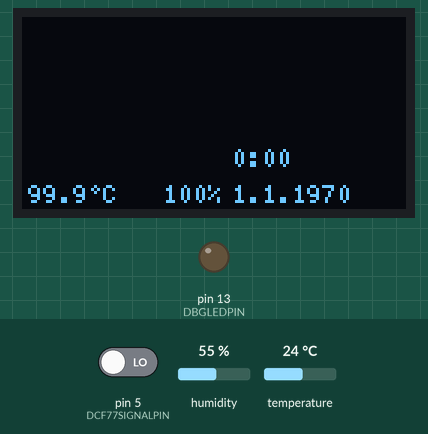
Recording of a sketch running on a simulated Arduino Uno, built with avr-gcc and run on an emulated ATmega328P. Parts: 128×64 one-colour display, output pins drawn as LEDs (lit = HIGH). The inputs (shaded band) are chosen by the test bench; at power-on: pin 5 (DCF77SIGNALPIN) LOW, humidity 55 %, temperature 24 °C. Pins used as bus, display or sensor lines are not drawn.

Above: at 3.2 s.
3.3 s: pin 5 (DCF77SIGNALPIN) driven HIGH
At 11.2 s:
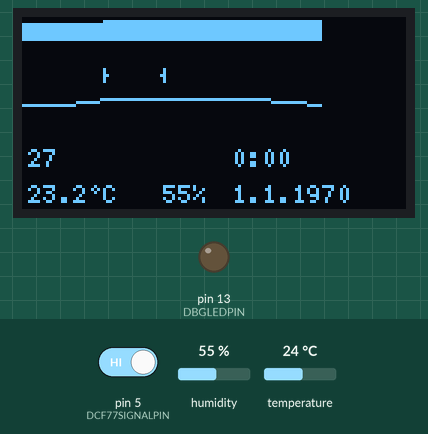
11.8 s: humidity set to 22 %
At 19.1 s:
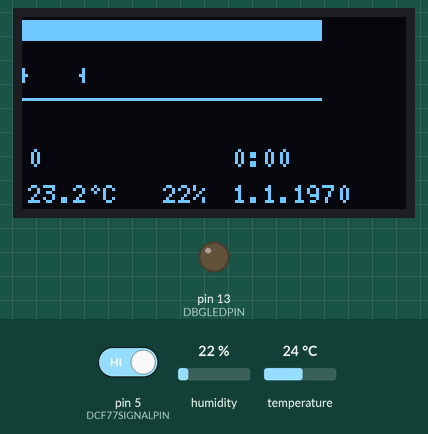
19.7 s: temperature set to 12 °C
At 27.3 s:
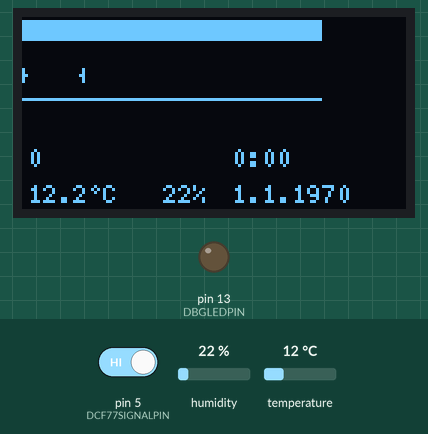
27.6 s: pin 5 (DCF77SIGNALPIN) driven LOW
At 34.7 s:
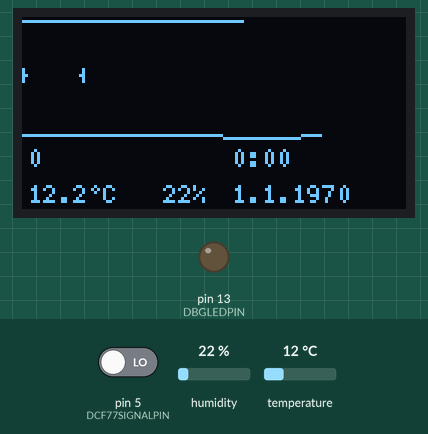
Timing chart, 0 to 36.2 s (numbered marks = the images above; inputs shaded):
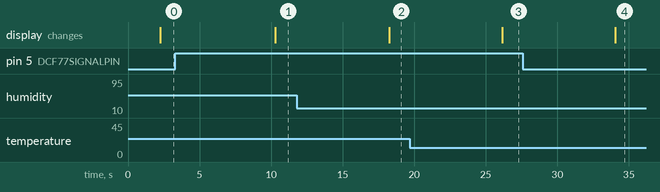

Measured:
- after the input at 3.3 s, the display: changes after 7.0 s (image 1)
- after the input at 11.8 s, the display: changes after 6.5 s (image 2)
- after the input at 19.7 s, the display: changes after 6.5 s (image 3)
- after the input at 27.6 s, the display: changes after 6.5 s (image 4)

The sketch:

FrankenClock.ino
```cpp
// (licence header left out)
#include <Arduino.h>
#include <U8g2lib.h>
#include <Time.h>

#include <Adafruit_Sensor.h>
#include <DHT.h>
#include <DHT_U.h>

#include "Sampler.h"

#ifdef U8X8_HAVE_HW_SPI
#include <SPI.h>
#endif
#ifdef U8X8_HAVE_HW_I2C
#include <Wire.h>
#endif


// ----------------------------------------------------------------------------
// Hardware setup
// ----------------------------------------------------------------------------
#define DHTPIN            2         // Pin which is connected to the DHT sensor.
#define DHTPOWERPIN       3         // Pin which supplies the DHT sensor with power.
#define DCF77POWERPIN     4         // Pin to control power of the DCF77 module (low == on)
#define DCF77SIGNALPIN    5         // Pin which connects to the DCF77 time signal
#define DBGLEDPIN         13
#define DISP_DATA         A4        // HW I2C data line to display
#define DISP_CLOCK        A5        // HW I2C clock line to display

#define SERIAL_BAUDRATE   115200

#define OCR1A_RELOAD_DEFAULT    20000

uint16_t OCR1A_ReloadValue = OCR1A_RELOAD_DEFAULT;

DCF77Decoder Decoder;
Sampler Bits(DCF77SIGNALPIN, Decoder);

// ----------------------------------------------------------------------------
// Display
// ----------------------------------------------------------------------------
U8G2_SSD1306_128X64_NONAME_1_HW_I2C u8g2(U8G2_R0, DISP_CLOCK, DISP_DATA, U8X8_PIN_NONE);
#define DISPLAY_RES_X   128
#define DISPLAY_RES_Y   64

// ----------------------------------------------------------------------------
// DHT22 sensor
// ----------------------------------------------------------------------------
#define DHTTYPE           DHT22     // DHT 22 (AM2302)
DHT_Unified dht(DHTPIN, DHTTYPE);

#define DEGREE '\xb0'               // degree symbol
float fCurrentTemp = 99.9f;
float fCurrentHumidity = 99.9f;

// calibration
#define REFERENCE_1     7.6f
#define VALUE_1         7.0f
#define REFERENCE_2     29.1f
#define VALUE_2         30.4f
float calibrationFactor = 1.0f;
float calibrationOffset = 0.0f;


// ----------------------------------------------------------------------------
// Setup
// ----------------------------------------------------------------------------
void setup()
{
  // initialize display
  u8g2.begin();

  // power up and initialize DHT22 sensor
  pinMode(DHTPOWERPIN, OUTPUT);
  digitalWrite(DHTPOWERPIN, HIGH);
  delay(1000);
  calibrate(REFERENCE_1, VALUE_1, REFERENCE_2, VALUE_2);
  dht.begin();


  // initialize serial command interface
  Serial.begin(SERIAL_BAUDRATE);
  pinMode(DCF77POWERPIN, OUTPUT);
  pinMode(DCF77SIGNALPIN, INPUT);
  pinMode(DBGLEDPIN, OUTPUT);    // debugging LED

  digitalWrite(DCF77POWERPIN, HIGH);
  digitalWrite(DBGLEDPIN, LOW);
  delay(1000);
  digitalWrite(DCF77POWERPIN, LOW);

  noInterrupts();
  TCCR1A = 0;
  TCCR1B = (1 << WGM12); // enable CTC mode
  TCNT1 = 0;
  OCR1A = OCR1A_ReloadValue;
  TCCR1B |= (1 << CS11); // prescaler *8
  TIMSK1 |= (1 << OCIE1A);  // enable compare interrupt
  interrupts();
}

// -------------------------------------------------------------------
// Cyclic sampling ISR
// -------------------------------------------------------------------
ISR(TIMER1_COMPA_vect)
{
  Bits.sample();
}

void drawConvolution(uint16_t y)
{
  uint16_t base = y + 20;
  const uint8_t *pConvolution = Bits.getConvolution();
  for (uint16_t x = 0; x < BITS_PER_SEC; x++)
  {
    u8g2.drawPixel(x, base - (*(pConvolution + x) >> 4));
  }
}

#if 0
void writeBuffer(void)
{
  uint8_t *ptr = recvd_bits;
  Serial.println();
  for (uint8_t line = 0; line < NUM_LINES; line++)
  {
    for (uint8_t byteidx = 0; byteidx < BYTE_PER_LINE; byteidx++)
    {
      Serial.print("0x");
      Serial.print(*ptr++, HEX);
      Serial.write(',');
    }
    Serial.write('\n');
  }
}
#endif

// -------------------------------------------------------------------
// Main loop
// -------------------------------------------------------------------
void loop()
{
  const uint8_t *samplebuffer = Bits.getBuffer();
  bool updateDisplay = false;
  static int previousMinute = -1;

  if (samplebuffer != NULL)
  {
    Bits.processBuffer();
    OCR1A_ReloadValue = OCR1A_RELOAD_DEFAULT + Bits.getCorrectionTicks();
    noInterrupts();
    OCR1A = OCR1A_ReloadValue;
    interrupts();

    // update display because a new sampling buffer was available
    updateDisplay = true;
  }

  time_t t = now();
  if (minute(t) != previousMinute)
  {
    // update display because a new minute has begun
    previousMinute = minute(t);
    updateDisplay = true;
  }

  if (updateDisplay)
  {
    if (year(t) > 2000)
    {
      // clock seems to be in sync
      u8g2.firstPage();
      do
      {
        char buf[10];
        String s = String(fCurrentTemp, 1);
        s += ' ';
        s += DEGREE;
        s += 'C';
        s.toCharArray(buf, sizeof(buf));

        u8g2.setFont(u8g2_font_fub14_tf);
        u8g2.drawStr(0,15,buf);

        s = String(fCurrentHumidity, 0);
        s += '%';
        s += " rH";
        s.toCharArray(buf, sizeof(buf));
        u8g2.drawStr(0,35,buf);

        u8g2.setCursor(0, 55);
        u8g2.print(hour(t));
        u8g2.print(":");
        if (minute(t) < 10)
        {
          u8g2.print("0");
        }
        u8g2.print(minute(t));

      } while ( u8g2.nextPage() );
    }
    else
    {
      u8g2.firstPage();
      u8g2.setFont(u8g2_font_5x7_tf);
      do
      {
        if (samplebuffer != NULL)
        {
          uint8_t m = Bits.getCurrentMax();
          uint8_t m_ = m+20;
          if (m_ >= 100)
            m_ -= 100;
          u8g2.drawXBM(0, 0, 100, 8, samplebuffer);
          drawConvolution(20);
          u8g2.setCursor(2,50);
          u8g2.print(m);
          u8g2.drawVLine(m, 17, 5);
          u8g2.drawVLine(m_, 17, 5);
          u8g2.drawPixel(m+1, 19);
          u8g2.drawPixel(m_-1, 19);
        }

        u8g2.setCursor(70, 50);
        u8g2.print(hour(t));
        u8g2.print(":");
        if (minute(t) < 10)
        {
          u8g2.print("0");
        }
        u8g2.print(minute(t));

        u8g2.setCursor(70, 62);
        u8g2.print(day(t));
        u8g2.print(".");
        u8g2.print(month(t));
        u8g2.print(".");
        u8g2.print(year(t));

        u8g2.setCursor(2, 62);
        u8g2.print(String(fCurrentTemp, 1));
        u8g2.print(DEGREE);
        u8g2.print("C   ");
        u8g2.print(String(fCurrentHumidity, 0));
        u8g2.print("%");
      } while ( u8g2.nextPage() );
    }
    if (samplebuffer != NULL)
    {
      Bits.clearBuffer();
    }
  }
  updateSensors(millis());
}

// ----------------------------------------------------------------------------
// Calculate calibration values calibrationFactor and calibrationOffset from
// two measured values
// ref1/ref2: reference temperatures
// val1/val2: measured values at the given temperature
// ----------------------------------------------------------------------------
void calibrate(float ref1, float val1, float ref2, float val2)
{
  calibrationFactor = (ref2 - ref1) / (val2 - val1);
  calibrationOffset = (val2 * ref1 - val1 * ref2) / (val2 - val1);
}

// ----------------------------------------------------------------------------
// Fetch the current sensor values and update the global variables
// fCurrentTemp and fCurrentHumidity.
// ----------------------------------------------------------------------------
void updateSensors(unsigned long currentTime)
{
  enum {POWERING_UP, MEASURING, SLEEPING};
  static unsigned long lastStateChange = 0;
  static char state = MEASURING;
  sensors_event_t event;

  // sensor state machine:
  // - power up the sensor for 1000 ms to stabilize
  // - take a measurement
  // - power down the sensor for 9000 ms
  switch (state)
  {
    case MEASURING:
      dht.temperature().getEvent(&event);
      if (!isnan(event.temperature))
      {
        fCurrentTemp = event.temperature * calibrationFactor + calibrationOffset;
      }
      dht.humidity().getEvent(&event);
      if (!isnan(event.relative_humidity)) {
        fCurrentHumidity = event.relative_humidity;
      }
//      trackHistory(currentTime);
      // switch off the sensor
      digitalWrite(DHTPOWERPIN, LOW);
      state = SLEEPING;
      lastStateChange = currentTime;
      break;

    case SLEEPING:
      if ((currentTime - lastStateChange) >= 9000)
      {
        lastStateChange = currentTime;
        state = POWERING_UP;
      }
      break;

    case POWERING_UP:
    default:
      // enable sensor
      digitalWrite(DHTPOWERPIN, HIGH);
      if ((currentTime - lastStateChange) >= 1000)
      {
        lastStateChange = currentTime;
        state = MEASURING;
      }
      break;
  }
}
```

DCF77Decoder.cpp
```cpp
// (licence header left out)
#include "DCF77Decoder.h"
#include <Time.h>

// define DEBUG_PRINT to get some serial debugging output
//#define DEBUG_PRINT

#define DCF77_STATUS_MINUTES_OK     (1 << 0)
#define DCF77_STATUS_HOURS_OK       (1 << 1)
#define DCF77_STATUS_DATE_OK        (1 << 2)


DCF77Decoder::DCF77Decoder()
{
  reset();
}

void DCF77Decoder::reset()
{
  index = -1;
  bits[0] = 0;
  bits[1] = 0;
  valid[0] = 0;
  valid[1] = 0;

  #ifdef DEBUG_PRINT
  Serial.write('\n');
  #endif
}

void DCF77Decoder::nextBit(uint8_t value)
{
  #ifdef DEBUG_PRINT
  if (value < 10)
  {
    Serial.write(value + 0x30);
  }
  #endif

  if (index == -1)
  {
    // decoding sequence not started yet, only accept NONE (pause)
    if (value == DCF77_BIT_NONE)
    {
      // start of cycle
      index = 0;

      #ifdef DEBUG_PRINT
      Serial.write('S');
      #endif
    }
  }
  else if (index == 0)
  {
    // first bit must always be 0, otherwise reception was disturbed
    if (value == DCF77_BIT_0)
    {
      index++;
      valid[0] |= 1;
    }
    else
    {
      reset();
    }
  }
  else if (index == 20)
  {
    // bit 20 (start of time info) must always be 1
    if (value == DCF77_BIT_1)
    {
      bits[0] |= 1UL << 20;
      valid[0] |= 1UL << 20;
      index++;
    }
    else
    {
      reset();
    }
  }
  else
  {
    switch (value)
    {
      case DCF77_BIT_0:
      case DCF77_BIT_1:
      case DCF77_BIT_ERROR:
        if (index >= 32)
        {
          bits[1] |= (unsigned long)value << (index - 32);
          if (value != DCF77_BIT_ERROR)
          {
            valid[1] |= 1 << (index - 32);
          }
        }
        else if (index > 0)
        {
          bits[0] |= (unsigned long)value << index;
          if (value != DCF77_BIT_ERROR)
          {
            valid[0] |= 1 << index;
          }
        }
        index++;
        break;

      case DCF77_BIT_NONE:
      default:
        // start a new decoding cycle
        reset();
        break;
    }
  }

  if (index >= 59)
  {
    dataReady();
    reset();
  }

}

// ----------------------------------------------------------------------------
// Handle received data
// ----------------------------------------------------------------------------
void DCF77Decoder::dataReady()
{
  #ifdef DEBUG_PRINT
  Serial.write('!');
  #endif

  uint8_t datastatus = checkRcvdStream();

  #ifdef DEBUG_PRINT
  Serial.write(datastatus + 0x30);
  #endif

  if (datastatus)
  {
    // there was at least one valid chunk of information

    time_t currentTime = now();
    int hr = hour(currentTime);
    int mnt = minute(currentTime);
    int dy = day(currentTime);
    int mnth = month(currentTime);
    int yr   = year(currentTime);

    if (   (datastatus & DCF77_STATUS_HOURS_OK)
        && (datastatus & DCF77_STATUS_MINUTES_OK) )
    {
      // extract hour
      unsigned long timebits = (bits[0] >> 21) | (bits[1] << 11);
      hr = ((timebits >> 8) & 0x0F) + 10 * ((timebits >> 12) & 0x03);

      // extract minute
      timebits = (bits[0] >> 21) | (bits[1] << 11);
      mnt = (timebits & 0x0F) + 10 * ((timebits >> 4) & 0x07);
    }

    if (datastatus & DCF77_STATUS_DATE_OK)
    {
      // extract day
      dy = ((bits[1] >> 4) & 0xFU) + 10 * ((bits[1] >> 8) & 0x3);

      // extract month
      mnth = ((bits[1] >> 13) & 0xFU) + 10 * ((bits[1] >> 17) & 0x1);

      // extract year
      yr = ((bits[1] >> 18) & 0xFU) + 10 * ((bits[1] >> 22) & 0xFU) + 2000;
    }

    setTime(hr, mnt, 0, dy, mnth, yr);
    #ifdef DEBUG_PRINT
    Serial.write('*');
    #endif
  }
}

// ----------------------------------------------------------------------------
// Check the given 32 bit word for even parity
// ----------------------------------------------------------------------------
bool DCF77Decoder::checkParity(unsigned long bitsToCheck)
{
  char parity = 0;
  for (char i = 0; i < 32; i++)
  {
    parity ^= bitsToCheck & 1;
    bitsToCheck >>= 1;
  }
  return (parity == 0);
}


// ----------------------------------------------------------------------------
// Check which parts of the received stream were valid
// ----------------------------------------------------------------------------
uint8_t DCF77Decoder::checkRcvdStream()
{
  unsigned long bitsToCheck;
  unsigned long validCheck;
  uint8_t statusbits = 0;

  // -----------------------------------------------------------------
  // Parity checks
  // -----------------------------------------------------------------
  // minutes (bit 28:21)
  bitsToCheck = bits[0] & 0x1FE00000UL;
  validCheck  = valid[0] & 0x1FE00000UL;
  if (validCheck == 0x1FE00000UL)
  {
    // all bits were valid, continue with parity check
    if (checkParity(bitsToCheck))
    {
      statusbits |= DCF77_STATUS_MINUTES_OK;
    }
  }

  // hours (bit 35:29)
  bitsToCheck = (bits[0] & 0xE0000000UL) | (bits[1] & 0x0000000FUL);
  validCheck =  (valid[0] & 0xE0000000UL) | (valid[1] & 0x0000000FUL);
  if (validCheck == 0xE000000FUL)
  {
    // all bits were valid, continue with parity check
    if (checkParity(bitsToCheck))
    {
      statusbits |= DCF77_STATUS_HOURS_OK;
    }
  }

  // date (bit 58:36)
  bitsToCheck = bits[1] & 0x7FFFFF0UL;
  validCheck = valid[1] & 0x7FFFFF0UL;
  if (validCheck == 0x7FFFFF0UL)
  {
    // all bits were valid, continue with parity check
    if (checkParity(bitsToCheck))
    {
      statusbits |= DCF77_STATUS_DATE_OK;
    }
  }

#if 0
  // -----------------------------------------------------------------
  // Sanity checks
  // -----------------------------------------------------------------
  int val = minute();
  if ((val < 0) || (val > 59))
  {
    isOk = false;
  }

  val = hour();
  if ((val < 0) || (val > 23))
  {
    isOk = false;
  }

  val = day();
  if ((val < 1) || (val > 31))
  {
    isOk = false;
  }

  val = month();
  if ((val < 1) || (val > 12))
  {
    isOk = false;
  }
#endif
  return statusbits;
}
```

DCF77Decoder.h
```cpp
// (licence header left out)
#ifndef DCF77DECODER_H
#define DCF77DECODER_H

#include <Arduino.h>

#define DCF77_BIT_0       0
#define DCF77_BIT_1       1
#define DCF77_BIT_NONE    2
#define DCF77_BIT_ERROR   3


class DCF77Decoder
{
public:
  DCF77Decoder();
  void reset();
  void nextBit(uint8_t value);

private:
  int8_t    index;
  uint32_t  bits[2];    // array for received bits
  uint32_t  valid[2];   // array for bit status (1: bit is valid, 0: error)

  void    dataReady();
  bool    checkParity(unsigned long bitsToCheck);
  uint8_t checkRcvdStream();
};


#endif
```

Sampler.h
```cpp
// (licence header left out)
#ifndef SAMPLER_H
#define SAMPLER_H

#include <Arduino.h>
#include "DCF77Decoder.h"

// bit buffer:
// - 100 measurements per second == 100 bits == 13 byte (4 bits unused)
#define BITS_PER_SEC      100
#define BYTE_PER_SEC      13
// - 8 seconds == 8 * 13 byte == 104 byte
#define NUM_SECONDS       8

class Sampler
{
private:
  uint8_t recvdBits[NUM_SECONDS][BYTE_PER_SEC];
  uint8_t activeBuffer;
  uint8_t signalPin;
  uint8_t isrCounter;
  uint8_t sampleLine;
  uint8_t bufferState;
  uint8_t bitCounter;

  uint8_t bitsums[BITS_PER_SEC];
  uint8_t convolution[BITS_PER_SEC];
  uint8_t currentMax;

  void PLL(void);
  int16_t correctionTicks;

  DCF77Decoder& Decoder;

public:
  Sampler(uint8_t SignalPin, DCF77Decoder& decoder);

  void sample();
  const uint8_t* getBuffer();
  void clearBuffer();
  void processBuffer();

  const uint8_t* getConvolution() const
  {
    return convolution;
  }

  uint8_t getCurrentMax() const
  {
    return currentMax;
  }

  int16_t getCorrectionTicks()
  {
    return correctionTicks;
  }
};


#endif
```

Source omitted: Sampler.cpp (6120 bytes)
